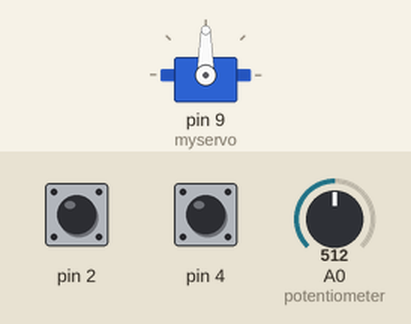
This sketch was run on a simulated Arduino Uno, built with avr-gcc and run on an emulated ATmega328P. Parts: servo. Inputs (shaded band) come from the test bench; at power-on: pin 2 HIGH, pin 4 HIGH, A0 (potentiometer) = 512.

Above: at 1.2 s.
1.3 s: pin 2 pulled LOW for 1 s
At 3.0 s:
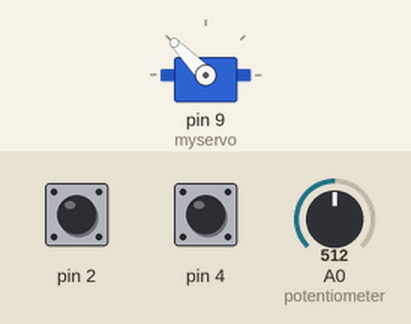
3.8 s: pin 4 pulled LOW for 1 s
At 5.6 s:
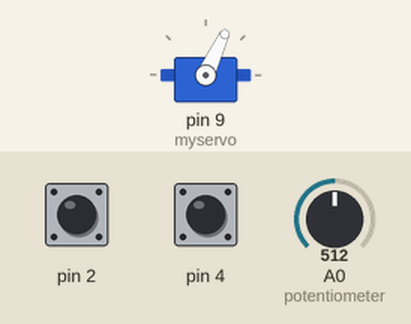
6.3 s: A0 (potentiometer) set to 306
At 7.1 s:
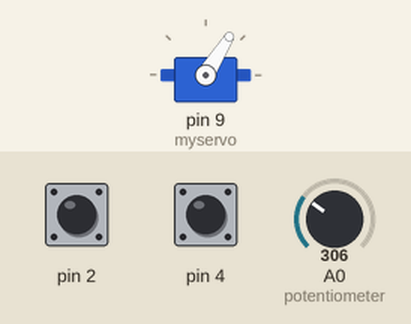
7.8 s: pin 2 pulled LOW for 3.2 s
At 10.2 s:
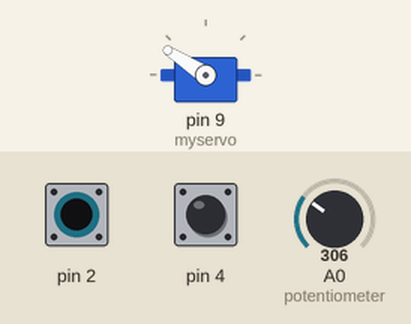
12.5 s: A0 (potentiometer) set to 271
14.0 s: A0 (potentiometer) set to 241
At 15.3 s:
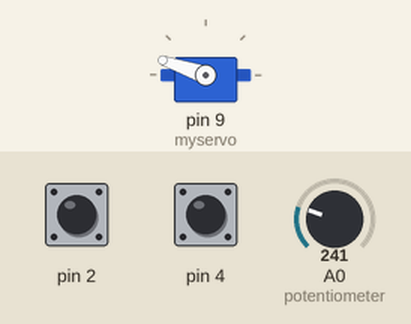
Timing chart, 0 to 16.5 s (numbered marks = the images above; inputs shaded):
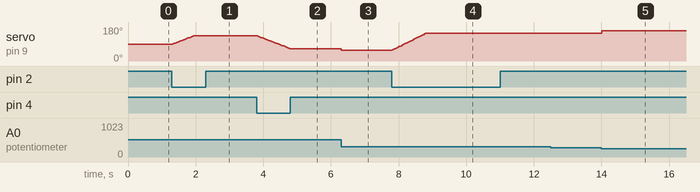

Measured:
- the behaviour switches between 255 and 254 on A0 (potentiometer) (found by bisection; images 4 and 5)
- after the input at 1.3 s, servo on pin 9 (myservo): moves from 90° to 134° over 0.63 s, starting at once
- after the input at 3.8 s, servo on pin 9 (myservo): moves from 134° to 65° over 0.99 s, starting at once
- after the input at 6.3 s, servo on pin 9 (myservo): 65° → 58° at once
- after the input at 7.8 s, servo on pin 9 (myservo): moves from 58° to 147° over 0.99 s, starting at once
- after the input at 12.5 s, every drawn part: stays the same
- after the input at 14.0 s, servo on pin 9 (myservo): 147° → 161° at once

The sketch:

Modified_Servo_Button_Control.ino
```cpp
/*
  SparkFun Inventor’s Kit
  Circuit 3A-Servo

  Move a servo attached to pin 9 so that it's angle matches a potentiometer attached to A0.

  This sketch was written by SparkFun Electronics, with lots of help from the Arduino community.
  This code is completely free for any use.

  View circuit diagram and instructions at: https://learn.sparkfun.com/tutorials/sparkfun-inventors-kit-experiment-guide---v41
  Download drawings and code at: https://github.com/sparkfun/SIK-Guide-Code
*/

#include <Servo.h>          //include the servo library

int potPosition;           //this variable will store the position of the potentiometer
int servoPosition;         //the servo will move to this position
int SERVO_MAX = 1023;
int MIN_MOTOR_RANGE = 10;
int MAX_MOTOR_RANGE = 170;
int rangeModifier = 0;
int stepAmount = 2;
bool buttonPressed = true;
int currPosition = 90;

Servo myservo;              //create a servo object

void setup() {
  Serial.begin(9600);

  pinMode(4, INPUT_PULLUP);
  pinMode(2, INPUT_PULLUP);

  myservo.attach(9);        //tell the servo object that its servo is plugged into pin 9

}

void loop() {

  potPosition = analogRead(A0);                     //use analog read to measure the position of the potentiometer (0-1023)

  if(digitalRead(4) == LOW){
    currPosition -= stepAmount;
  }
  if(digitalRead(2) == LOW){
    currPosition += stepAmount;
  }
  /*Serial.print("Current Position: ");
  Serial.println(currPosition);*/

  if(currPosition < MIN_MOTOR_RANGE){
    currPosition = MIN_MOTOR_RANGE;
  }

  if(currPosition > MAX_MOTOR_RANGE){
    currPosition = MAX_MOTOR_RANGE;
  }

  // use the potPosition to limit the range of motion of the motor
  if(potPosition >= 0 && potPosition < 255){
    rangeModifier = 0;
  } else if(potPosition > 254 && potPosition < 510){
    rangeModifier = 15;
  } else if(potPosition > 509 && potPosition < 765){
    rangeModifier = 30;
  } else {
    rangeModifier = 45;
  }
  /*if(potPosition == 0){
    potPosition = 1;
  }
  int rangeRestrict = 75 * (1/potPosition);*/
  int newMin = MIN_MOTOR_RANGE + rangeModifier;
  int newMax = MAX_MOTOR_RANGE - rangeModifier;

  servoPosition = map(currPosition, 0, 180, newMin, newMax); //convert the potentiometer number to a servo position from 10-170
                                                      //Note: its best to avoid driving the little SIK servos all the
                                                      //way to 0 or 180 degrees it can cause the motor to jitter, which is bad for the servo.
  //Serial.print("Servo Position: ");
  //Serial.println(servoPosition);

  myservo.write(servoPosition);                      //move the servo to the 10 degree position
  delay(16);

  //
}
```
